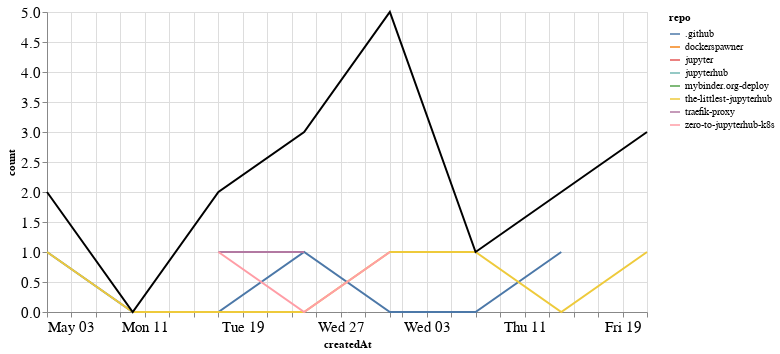

Notebook code for this chart:
### Markdown cell above
## PRs

### Code cell
prs_time = prs.groupby('repo').resample('W', on='createdAt').count()['author'].reset_index()
prs_time = prs_time.rename(columns={'author': 'count'})
prs_time_total = prs_time.groupby('createdAt').agg({"count": "sum"}).reset_index()

ch1 = alt.Chart(prs_time, width=600).mark_line().encode(
    x='createdAt',
    y='count',
    color='repo',
    tooltip="repo"
)

ch2 = alt.Chart(prs_time_total, width=600).mark_line(color="black").encode(
    x='createdAt',
    y='count',
)

ch1 + ch2

### Figure 1 — Vega-Lite specification as saved in the notebook (floating-point values rounded to 4 significant figures)
{"config": {"axisLeft": {"labelFontSize": 15}, "axisBottom": {"labelFontSize": 15}}, "layer": [{"data": {"name": "data-c32c6f89f3d77e576c7f57b09f5229c8"}, "mark": "line", "encoding": {"color": {"type": "nominal", "field": "repo"}, "tooltip": {"type": "nominal", "field": "repo"}, "x": {"type": "temporal", "field": "createdAt"}, "y": {"type": "quantitative", "field": "count"}}, "width": 600}, {"data": {"name": "data-6062d2443d33c5febd09b1a3651bd786"}, "mark": {"type": "line", "color": "black"}, "encoding": {"x": {"type": "temporal", "field": "createdAt"}, "y": {"type": "quantitative", "field": "count"}}, "width": 600}], "$schema": "https://vega.github.io/schema/vega-lite/v4.8.1.json", "datasets": {"data-c32c6f89f3d77e576c7f57b09f5229c8": [{"repo": ".github", "createdAt": "2020-05-03T00:00:00", "count": 1}, {"repo": ".github", "createdAt": "2020-05-10T00:00:00", "count": 0}, {"repo": ".github", "createdAt": "2020-05-17T00:00:00", "count": 0}, {"repo": ".github", "createdAt": "2020-05-24T00:00:00", "count": 1}, {"repo": ".github", "createdAt": "2020-05-31T00:00:00", "count": 0}, {"repo": ".github", "createdAt": "2020-06-07T00:00:00", "count": 0}, {"repo": ".github", "createdAt": "2020-06-14T00:00:00", "count": 1}, {"repo": "dockerspawner", "createdAt": "2020-06-21T00:00:00", "count": 2}, {"repo": "jupyter", "createdAt": "2020-06-14T00:00:00", "count": 1}, {"repo": "jupyterhub", "createdAt": "2020-05-31T00:00:00", "count": 3}, {"repo": "mybinder.org-deploy", "createdAt": "2020-05-24T00:00:00", "count": 1}, {"repo": "the-littlest-jupyterhub", "createdAt": "2020-05-03T00:00:00", "count": 1}, {"repo": "the-littlest-jupyterhub", "createdAt": "2020-05-10T00:00:00", "count": 0}, {"repo": "the-littlest-jupyterhub", "createdAt": "2020-05-17T00:00:00", "count": 0}, {"repo": "the-littlest-jupyterhub", "createdAt": "2020-05-24T00:00:00", "count": 0}, {"repo": "the-littlest-jupyterhub", "createdAt": "2020-05-31T00:00:00", "count": 1}, {"repo": "the-littlest-jupyterhub", "createdAt": "2020-06-07T00:00:00", "count": 1}, {"repo": "the-littlest-jupyterhub", "createdAt": "2020-06-14T00:00:00", "count": 0}, {"repo": "the-littlest-jupyterhub", "createdAt": "2020-06-21T00:00:00", "count": 1}, {"repo": "traefik-proxy", "createdAt": "2020-05-17T00:00:00", "count": 1}, {"repo": "traefik-proxy", "createdAt": "2020-05-24T00:00:00", "count": 1}, {"repo": "zero-to-jupyterhub-k8s", "createdAt": "2020-05-17T00:00:00", "count": 1}, {"repo": "zero-to-jupyterhub-k8s", "createdAt": "2020-05-24T00:00:00", "count": 0}, {"repo": "zero-to-jupyterhub-k8s", "createdAt": "2020-05-31T00:00:00", "count": 1}], "data-6062d2443d33c5febd09b1a3651bd786": [{"createdAt": "2020-05-03T00:00:00", "count": 2}, {"createdAt": "2020-05-10T00:00:00", "count": 0}, {"createdAt": "2020-05-17T00:00:00", "count": 2}, {"createdAt": "2020-05-24T00:00:00", "count": 3}, {"createdAt": "2020-05-31T00:00:00", "count": 5}, {"createdAt": "2020-06-07T00:00:00", "count": 1}, {"createdAt": "2020-06-14T00:00:00", "count": 2}, {"createdAt": "2020-06-21T00:00:00", "count": 3}]}}
